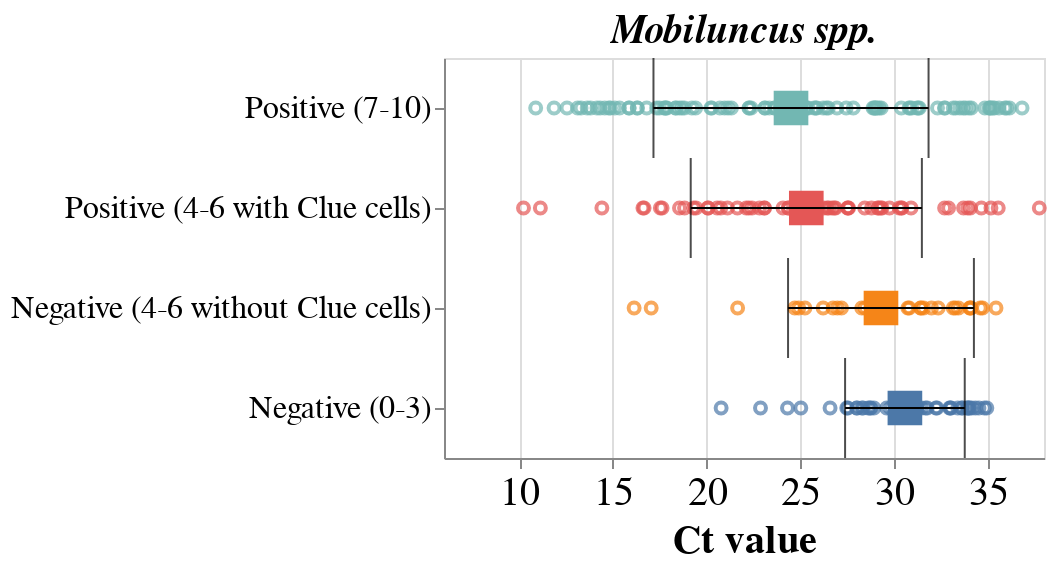

Notebook code for this chart:
### Code cell
lacto = dis_df[(dis_df['Gene'] == 'Mobiluncus spp.') & (dis_df['Agreement2'] == 'Concordant')]
order=['Positive (7-10)','Positive (4-6 with Clue cells)','Negative (4-6 without Clue cells)','Negative (0-3)']

title=alt.TitleParams('Mobiluncus spp.', fontSize=20, fontStyle='Italic')
                                                
lacto_point_bv= alt.Chart(lacto, title=title).mark_point().encode(alt.X('CT:Q', title='Ct value', scale=alt.Scale(domain=[6,38]),axis=alt.Axis(labelAngle=0, labelFontSize=20, titleFontSize=20, grid=True,)),
                                                      alt.Y('BV_reviewed_score_sg:N' ,sort=order, axis=alt.Axis(labels=True,labelFontSize=16, titleFontSize=20, grid=False , labelLimit=900)), 
                                                    alt.Color('BV_reviewed_score_sg:N', legend=None))                                                 


lacto_mean_bv = alt.Chart(lacto).mark_square(size=300).encode(alt.X('mean(CT):Q', title='Ct value',  scale=alt.Scale(domain=[6,38]),axis=alt.Axis(labelAngle=45, labelFontSize=20, titleFontSize=20, grid=True,)),
                                                         alt.Y('BV_reviewed_score_sg:N' ,sort=order, axis=alt.Axis(labels=False,labelFontSize=16, titleFontSize=20, grid=False )),
                                                             alt.Color('BV_reviewed_score_sg:N', legend=None))

error_bars = alt.Chart(lacto).mark_errorbar(extent='stdev',ticks=True, color='black').encode(alt.X('CT:Q', title='Ct value',scale=alt.Scale(domain=[6,38]), axis=alt.Axis(labelAngle=45, labelFontSize=20, titleFontSize=20, grid=True,)),
                                                      alt.Y('BV_reviewed_score_sg:N', sort=order, title= None, axis=alt.Axis(labels=False,labelFontSize=16, titleFontSize=20, grid=False)))

lacto_chart =(lacto_point_bv+ lacto_mean_bv+error_bars ).properties(width=300, height=200).configure_axisY(titleX=-250)
lacto_chart

### Figure 1 — Vega-Lite specification as saved in the notebook (floating-point values rounded to 4 significant figures; data arrays with more than 128 entries replaced by an {"elided": "..."} marker saying what was removed)
{"$schema": "https://vega.github.io/schema/vega-lite/v4.17.0.json", "config": {"axisY": {"titleX": -250}, "view": {"continuousHeight": 300, "continuousWidth": 400}}, "data": {"name": "data-ca8edec0404c78b66181c4bd9b6edf1d"}, "datasets": {"data-ca8edec0404c78b66181c4bd9b6edf1d": {"elided": "328 records"}}, "height": 200, "layer": [{"encoding": {"color": {"field": "BV_reviewed_score_sg", "legend": null, "type": "nominal"}, "x": {"axis": {"grid": true, "labelAngle": 0, "labelFontSize": 20, "titleFontSize": 20}, "field": "CT", "scale": {"domain": [6, 38]}, "title": "Ct value", "type": "quantitative"}, "y": {"axis": {"grid": false, "labelFontSize": 16, "labelLimit": 900, "labels": true, "titleFontSize": 20}, "field": "BV_reviewed_score_sg", "sort": ["Positive (7-10)", "Positive (4-6 with Clue cells)", "Negative (4-6 without Clue cells)", "Negative (0-3)"], "type": "nominal"}}, "mark": "point", "title": {"fontSize": 20, "fontStyle": "Italic", "text": "Mobiluncus spp."}}, {"encoding": {"color": {"field": "BV_reviewed_score_sg", "legend": null, "type": "nominal"}, "x": {"aggregate": "mean", "axis": {"grid": true, "labelAngle": 45, "labelFontSize": 20, "titleFontSize": 20}, "field": "CT", "scale": {"domain": [6, 38]}, "title": "Ct value", "type": "quantitative"}, "y": {"axis": {"grid": false, "labelFontSize": 16, "labels": false, "titleFontSize": 20}, "field": "BV_reviewed_score_sg", "sort": ["Positive (7-10)", "Positive (4-6 with Clue cells)", "Negative (4-6 without Clue cells)", "Negative (0-3)"], "type": "nominal"}}, "mark": {"size": 300, "type": "square"}}, {"encoding": {"x": {"axis": {"grid": true, "labelAngle": 45, "labelFontSize": 20, "titleFontSize": 20}, "field": "CT", "scale": {"domain": [6, 38]}, "title": "Ct value", "type": "quantitative"}, "y": {"axis": {"grid": false, "labelFontSize": 16, "labels": false, "titleFontSize": 20}, "field": "BV_reviewed_score_sg", "sort": ["Positive (7-10)", "Positive (4-6 with Clue cells)", "Negative (4-6 without Clue cells)", "Negative (0-3)"], "title": null, "type": "nominal"}}, "mark": {"color": "black", "extent": "stdev", "ticks": true, "type": "errorbar"}}], "width": 300}
